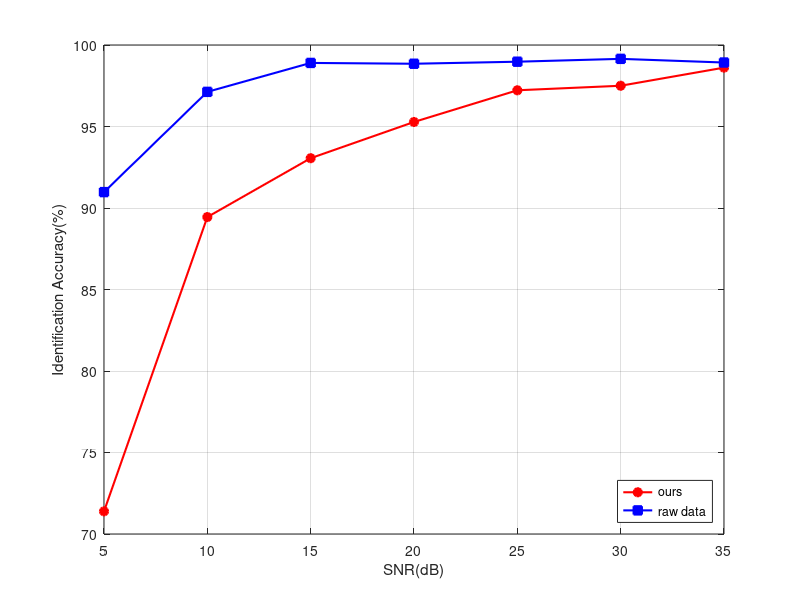
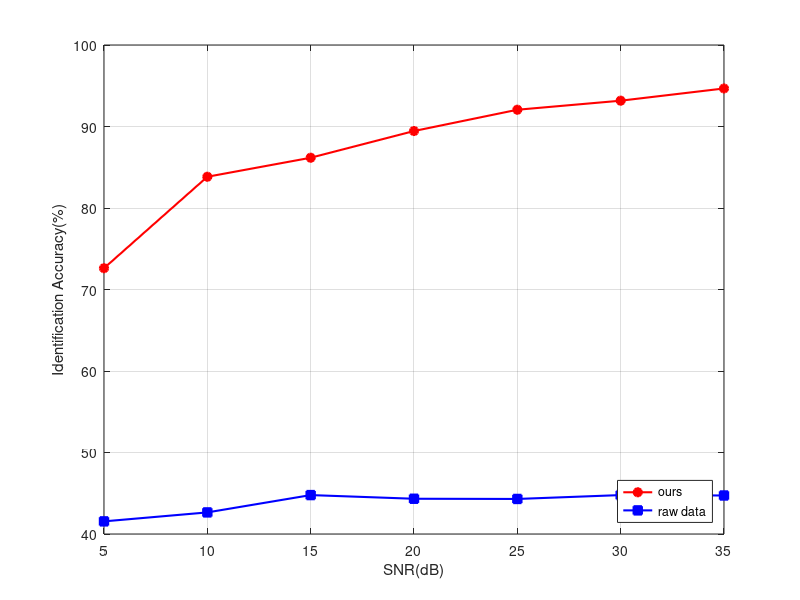
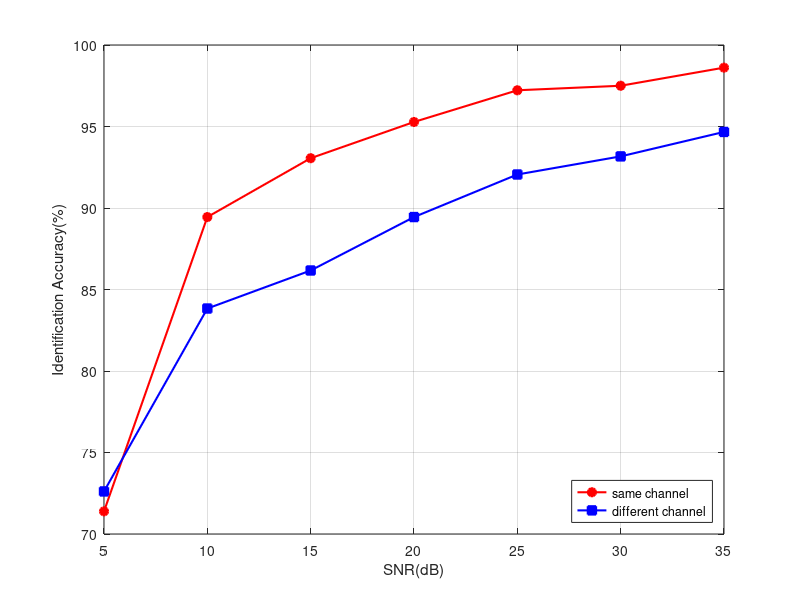

Recreate these plots in MATLAB, in order.
clc;
close all;
clear;

figure;
hold on;
x = [5 10 15 20 25 30 35];
y1 = [71.3889, 89.4444, 93.0556, 95.2778, 97.2222, 97.5, 98.6111];
y2 = [90.975, 97.125, 98.9, 98.85, 98.975, 99.15, 98.925];
plot(x, y1, 'r-', 'Marker', 'o', 'MarkerFaceColor', 'r', 'LineWidth', 1.5);
plot(x, y2, 'b-', 'Marker', 's', 'MarkerFaceColor', 'b', 'LineWidth', 1.5);
xlabel('SNR(dB)');
ylabel('Identification Accuracy(%)');
grid on; box on;
legend('ours', 'raw data', 'location', 'southeast');


figure;
hold on;
y3 = [72.6111, 83.8333, 86.1667, 89.4444, 92.0556, 93.1667, 94.6667];
y4 = [41.55, 42.65, 44.775, 44.325, 44.3, 44.775, 44.725];
plot(x, y3, 'r-', 'Marker', 'o', 'MarkerFaceColor', 'r', 'LineWidth', 1.5);
plot(x, y4, 'b-', 'Marker', 's', 'MarkerFaceColor', 'b', 'LineWidth', 1.5);
xlabel('SNR(dB)');
ylabel('Identification Accuracy(%)');
grid on; box on;
legend('ours', 'raw data', 'location', 'southeast');

figure;
hold on;
plot(x, y1, 'r-', 'Marker', 'o', 'MarkerFaceColor', 'r', 'LineWidth', 1.5);
plot(x, y3, 'b-', 'Marker', 's', 'MarkerFaceColor', 'b', 'LineWidth', 1.5);
xlabel('SNR(dB)');
ylabel('Identification Accuracy(%)');
grid on; box on;
legend('same channel', 'different channel', 'location', 'southeast');

